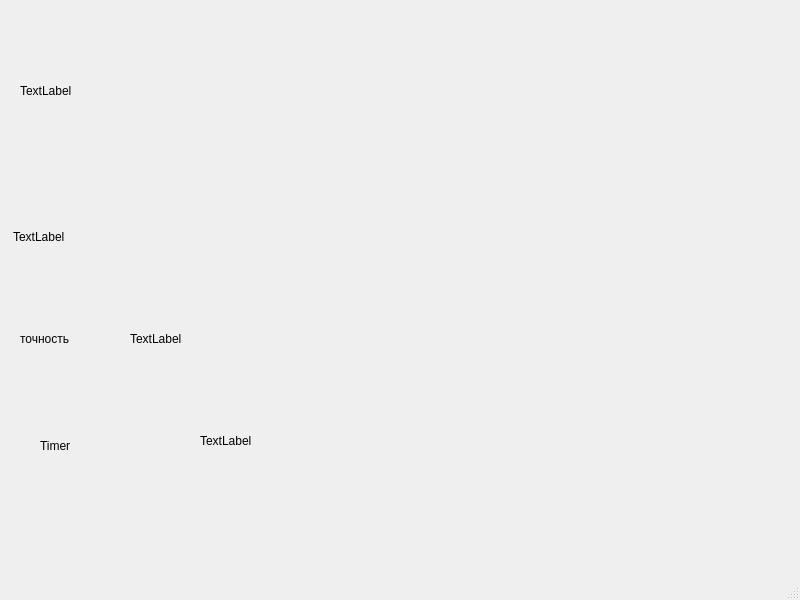
<?xml version="1.0" encoding="UTF-8"?>
<ui version="4.0">
 <class>MainWindow</class>
 <widget class="QMainWindow" name="MainWindow">
  <property name="geometry">
   <rect>
    <x>0</x>
    <y>0</y>
    <width>800</width>
    <height>600</height>
   </rect>
  </property>
  <property name="windowTitle">
   <string>MainWindow</string>
  </property>
  <widget class="QWidget" name="centralwidget">
   <widget class="QLabel" name="label">
    <property name="geometry">
     <rect>
      <x>13</x>
      <y>166</y>
      <width>681</width>
      <height>141</height>
     </rect>
    </property>
    <property name="text">
     <string>TextLabel</string>
    </property>
   </widget>
   <widget class="QLabel" name="label_2">
    <property name="geometry">
     <rect>
      <x>20</x>
      <y>330</y>
      <width>71</width>
      <height>17</height>
     </rect>
    </property>
    <property name="text">
     <string>точность</string>
    </property>
   </widget>
   <widget class="QLabel" name="time">
    <property name="geometry">
     <rect>
      <x>200</x>
      <y>420</y>
      <width>91</width>
      <height>41</height>
     </rect>
    </property>
    <property name="text">
     <string>TextLabel</string>
    </property>
   </widget>
   <widget class="QLabel" name="text_Language">
    <property name="geometry">
     <rect>
      <x>20</x>
      <y>40</y>
      <width>671</width>
      <height>101</height>
     </rect>
    </property>
    <property name="text">
     <string>TextLabel</string>
    </property>
   </widget>
   <widget class="QLabel" name="Qtimer">
    <property name="geometry">
     <rect>
      <x>40</x>
      <y>420</y>
      <width>141</width>
      <height>51</height>
     </rect>
    </property>
    <property name="text">
     <string>Timer</string>
    </property>
   </widget>
   <widget class="QLabel" name="correctly">
    <property name="geometry">
     <rect>
      <x>130</x>
      <y>330</y>
      <width>67</width>
      <height>17</height>
     </rect>
    </property>
    <property name="text">
     <string>TextLabel</string>
    </property>
   </widget>
  </widget>
  <widget class="QMenuBar" name="menubar">
   <property name="geometry">
    <rect>
     <x>0</x>
     <y>0</y>
     <width>800</width>
     <height>22</height>
    </rect>
   </property>
  </widget>
  <widget class="QStatusBar" name="statusbar"/>
 </widget>
 <resources/>
 <connections/>
</ui>
